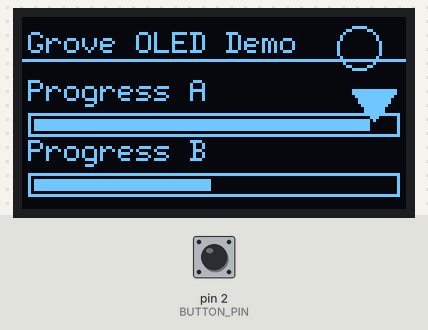
Bench run of a sketch on a simulated Arduino Uno, built with avr-gcc and run on an emulated ATmega328P. On the bench: 128×64 one-colour display. The inputs (shaded band) are chosen by the test bench; at power-on: pin 2 (BUTTON_PIN) HIGH.

Above: at 1.2 s.
1.3 s: pin 2 (BUTTON_PIN) pulled LOW for 0.15 s
At 3.7 s:
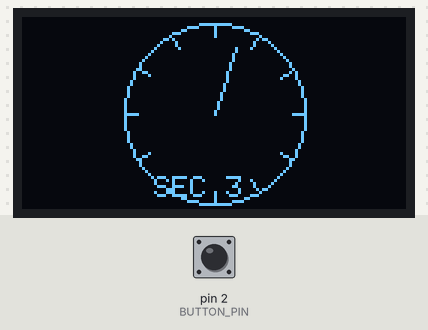
4.4 s: pin 2 (BUTTON_PIN) pulled LOW for 1 s
At 5.1 s:
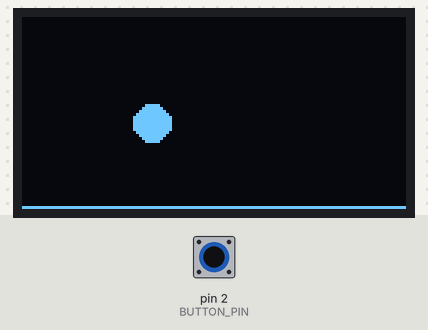
6.9 s: pin 2 (BUTTON_PIN) pulled LOW for 0.15 s
At 7.05 s:
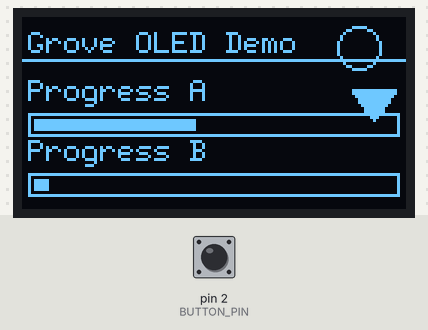
8.5 s: pin 2 (BUTTON_PIN) pulled LOW for 1 s
At 9.5 s:
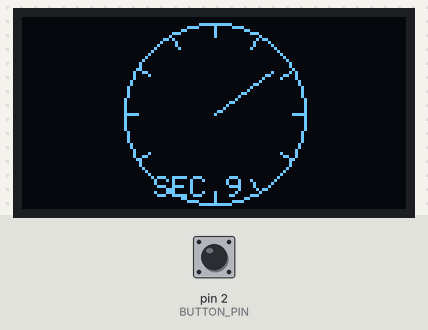

Measured:
- after the input at 1.3 s, the display: first changes after 0.05 s (image 1 shows a later state)
- after the input at 4.4 s, the display: first changes after 0.06 s (image 2 shows a later state)
- after the input at 8.5 s, the display: first differs from a run without the input after 0.14 s (image 4 shows a later state)
- what the display in image 1 shows lasts 1.1 s, from 3.0 s to 4.1 s

The sketch:

Grove_OLED_Display.ino
```cpp
#include <Wire.h>
#include <U8g2lib.h>

#define BUTTON_PIN 2

// 대부분의 Grove 128x64 I2C OLED는 SSD1306/SSD1315 계열(주소 0x3C).
// 화면이 안 뜨면 아래 두 줄 중 다른 생성자를 시험하거나 회전값을 바꿔 보세요.
U8G2_SSD1306_128X64_NONAME_F_HW_I2C u8g2(U8G2_R0, /* reset=*/ U8X8_PIN_NONE);
// 예) SH1107 계열일 경우: U8G2_SH1107_64X128_F_HW_I2C u8g2(U8G2_R2);

int page = 0;
int btnPrev = HIGH;
unsigned long lastChange = 0;
const unsigned long debounceMs = 60;

// 페이지3(바운싱 볼) 상태
float bx = 20,  by = 20;
float vx = 1.8, vy = 1.2;
const int  r  = 6;

void setup() {
  pinMode(BUTTON_PIN, INPUT_PULLUP);
  Wire.begin();
  u8g2.begin();
  // 필요시 회전: u8g2.setDisplayRotation(U8G2_R0/R1/R2/R3);
  // 필요시 I2C 주소(7-bit 0x3C)를 8-bit로 설정: u8g2.setI2CAddress(0x3C*2);

  u8g2.enableUTF8Print(); // 한글 출력 시 폰트 교체 필요. 여기선 영문 숫자 사용.
}

void drawPage1() {
  // 대시보드
  u8g2.setFont(u8g2_font_6x12_tr);
  u8g2.drawStr(2, 12, "Grove OLED Demo");
  u8g2.drawHLine(0, 14, 128);

  // 진행바(시간에 따라 변화)
  uint8_t w1 = (millis()/10) % 128;
  uint8_t w2 = (millis()/6)  % 128;

  u8g2.drawStr(2, 28, "Progress A");
  u8g2.drawFrame(2, 32, 124, 8);
  u8g2.drawBox(4, 34, w1, 4);

  u8g2.drawStr(2, 48, "Progress B");
  u8g2.drawFrame(2, 52, 124, 8);
  u8g2.drawBox(4, 54, w2, 4);

  // 아이콘 느낌 도형
  u8g2.drawCircle(112, 10, 7);
  u8g2.drawTriangle(110, 24, 124, 24, 117, 34);
}

void drawPage2() {
  // 아날로그 시계 (초침만)
  const int cx = 64, cy = 32;
  u8g2.drawCircle(cx, cy, 30);

  // 12개 틱
  for (int i=0; i<12; ++i) {
    float ang = i * (2*PI/12);
    int x1 = cx + (int)(cos(ang)*26);
    int y1 = cy + (int)(sin(ang)*26);
    int x2 = cx + (int)(cos(ang)*30);
    int y2 = cy + (int)(sin(ang)*30);
    u8g2.drawLine(x1, y1, x2, y2);
  }

  // 초침
  int sec = (millis()/1000) % 60;
  float a = (sec / 60.0f) * 2*PI;   // 0~2π
  int xs = cx + (int)(cos(a - PI/2) * 24); // 12시가 0초
  int ys = cy + (int)(sin(a - PI/2) * 24);
  u8g2.drawLine(cx, cy, xs, ys);

  u8g2.setFont(u8g2_font_6x12_tr);
  u8g2.setCursor(44, 60);
  u8g2.print("SEC ");
  u8g2.print(sec);
}

void drawPage3() {
  // 바운싱 볼
  bx += vx; by += vy;
  if (bx - r <= 0 || bx + r >= 127) vx = -vx;
  if (by - r <= 0 || by + r >= 63)  vy = -vy;
  u8g2.drawDisc((int)bx, (int)by, r);

  // 바닥에 그림자 느낌
  u8g2.drawHLine(0, 63, 128);
}

void loop() {
  // 버튼 디바운스 + 하강엣지 검출
  int b = digitalRead(BUTTON_PIN);
  if (b != btnPrev && (millis() - lastChange) > debounceMs) {
    lastChange = millis();
    btnPrev = b;
    if (b == LOW) {           // 눌림
      page = (page + 1) % 3;  // 0->1->2->0...
    }
  }

  u8g2.clearBuffer();
  switch (page) {
    case 0: drawPage1(); break;
    case 1: drawPage2(); break;
    case 2: drawPage3(); break;
  }
  u8g2.sendBuffer();

  // 프레임레이트(과도한 깜빡임 방지)
  delay(25);
}
```
